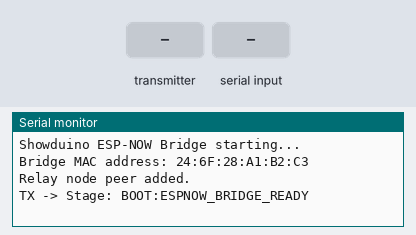
Simulated run of this sketch. Board: ESP32-C6. On the bench: the last lines printed to the serial monitor. The test bench sets the inputs (shaded band).

Above: at 1.7 s.
1.8 s: the transmitter starts sending nodeType = HELLO
At 2.11 s:
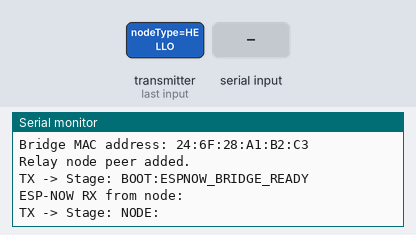
3.3 s: the transmitter starts sending command = HELLO
At 3.61 s:
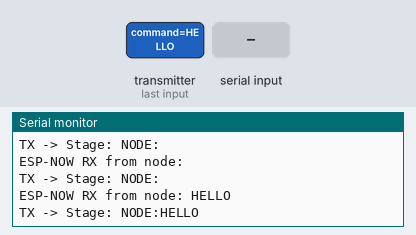
4.8 s: "BRIDGE:HELLO\n" received over the second serial link
At 5.11 s:
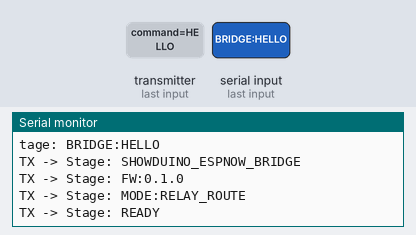
6.3 s: "HELLO\n" received over the second serial link
At 6.61 s:
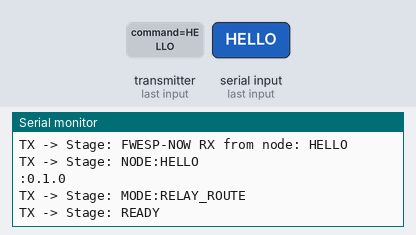
7.8 s: "STATUS:REQUEST\n" received over the second serial link
At 8.11 s:
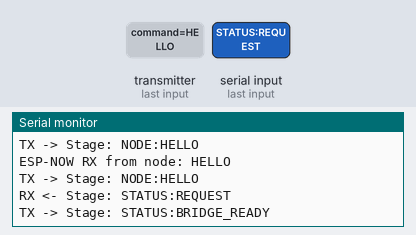
9.3 s: "RELAY:\n" received over the second serial link
At 9.61 s:
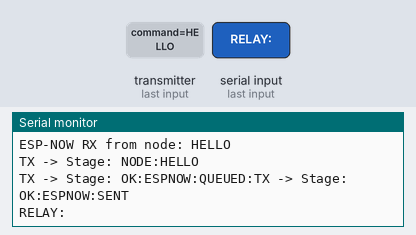

The sketch:

ShowduinoEspNowBridge.ino
```cpp
/*
  Showduino ESP-NOW Bridge

  Role:
  - Receives text commands from the ESP32-P4 Stage Engine over UART.
  - Sends relay commands wirelessly to ESP32 Relay Nodes using ESP-NOW.
  - Forwards basic status/ACK replies back to the Stage Engine.

  Upload target:
  - ESP32-C3 / ESP32-C6 / ESP32 / ESP32-S3 bridge board.
  - On the Waveshare ESP32-P4 board, this role can later move to the onboard ESP32-C6.

  Starter commands from Stage Engine:
    BRIDGE:HELLO
    RELAY:1:ON
    RELAY:1:OFF
    RELAY:1:PULSE:1000
    RELAY:ALL:OFF
    EMERGENCY:STOP
    EMERGENCY:CLEAR

  Important:
  - Update RELAY_NODE_MAC below with your relay node MAC address.
  - Relay node prints its MAC address on boot.
*/

#include <Arduino.h>
#include <WiFi.h>
#include <esp_now.h>

#define DEBUG_BAUD 115200
#define STAGE_BAUD 115200

// UART pins from P4 Stage Engine to this bridge.
// Change these when the final bridge wiring is chosen.
#define STAGE_RX_PIN 18
#define STAGE_TX_PIN 19

#define ESPNOW_CHANNEL 1
#define MAX_COMMAND_LENGTH 160

// Replace this with the relay node MAC printed by the relay node Serial Monitor.
uint8_t RELAY_NODE_MAC[] = { 0x24, 0x6F, 0x28, 0x00, 0x00, 0x00 };

String stageInputBuffer = "";
bool lastSendOk = false;

struct ShowduinoEspNowPacket {
  char nodeType[16];
  char command[96];
  uint32_t sequence;
};

uint32_t packetSequence = 0;

void sendToStage(const String &message) {
  Serial1.println(message);
  Serial.print("TX -> Stage: ");
  Serial.println(message);
}

/* Arduino-ESP32 3.3+ send callback (wifi_tx_info_t / esp_now_send_info_t).
 * Do not wrap this signature in #if inside a .ino — Arduino auto-prototypes break. */
void onEspNowSent(const esp_now_send_info_t *txInfo, esp_now_send_status_t status) {
  (void)txInfo;
  lastSendOk = (status == ESP_NOW_SEND_SUCCESS);
  sendToStage(lastSendOk ? "OK:ESPNOW:SENT" : "ERR:ESPNOW:SEND_FAILED");
}

void onEspNowReceived(const esp_now_recv_info_t *info, const uint8_t *incomingData, int len) {
  if (len != sizeof(ShowduinoEspNowPacket)) {
    sendToStage("ERR:ESPNOW:BAD_PACKET_SIZE");
    return;
  }

  ShowduinoEspNowPacket packet;
  memcpy(&packet, incomingData, sizeof(packet));

  Serial.print("ESP-NOW RX from node: ");
  Serial.println(packet.command);

  sendToStage(String("NODE:") + packet.command);
}

bool addRelayPeer() {
  esp_now_peer_info_t peerInfo = {};
  memcpy(peerInfo.peer_addr, RELAY_NODE_MAC, 6);
  peerInfo.channel = ESPNOW_CHANNEL;
  peerInfo.encrypt = false;

  if (esp_now_is_peer_exist(RELAY_NODE_MAC)) {
    return true;
  }

  esp_err_t result = esp_now_add_peer(&peerInfo);
  if (result != ESP_OK) {
    Serial.print("Failed to add ESP-NOW peer. Error: ");
    Serial.println(result);
    return false;
  }

  return true;
}

bool sendEspNowCommand(const String &command) {
  if (!addRelayPeer()) {
    sendToStage("ERR:ESPNOW:PEER_ADD_FAILED");
    return false;
  }

  ShowduinoEspNowPacket packet = {};
  strncpy(packet.nodeType, "RELAY", sizeof(packet.nodeType) - 1);
  strncpy(packet.command, command.c_str(), sizeof(packet.command) - 1);
  packet.sequence = ++packetSequence;

  esp_err_t result = esp_now_send(RELAY_NODE_MAC, (uint8_t *)&packet, sizeof(packet));

  if (result != ESP_OK) {
    sendToStage("ERR:ESPNOW:SEND_START_FAILED");
    return false;
  }

  sendToStage(String("OK:ESPNOW:QUEUED:") + command);
  return true;
}

void handleStageCommand(String command) {
  command.trim();
  if (command.length() == 0) return;

  Serial.print("RX <- Stage: ");
  Serial.println(command);

  if (command == "BRIDGE:HELLO" || command == "HELLO") {
    sendToStage("SHOWDUINO_ESPNOW_BRIDGE");
    sendToStage("FW:0.1.0");
    sendToStage("MODE:RELAY_ROUTE");
    sendToStage("READY");
    return;
  }

  if (command == "STATUS:REQUEST") {
    sendToStage("STATUS:BRIDGE_READY");
    return;
  }

  if (command.startsWith("RELAY:") || command.startsWith("EMERGENCY:")) {
    sendEspNowCommand(command);
    return;
  }

  sendToStage("ERR:BRIDGE:UNKNOWN_COMMAND");
}

void readStageSerial() {
  while (Serial1.available() > 0) {
    char c = (char)Serial1.read();

    if (c == '\n' || c == '\r') {
      if (stageInputBuffer.length() > 0) {
        handleStageCommand(stageInputBuffer);
        stageInputBuffer = "";
      }
    } else {
      stageInputBuffer += c;
      if (stageInputBuffer.length() > MAX_COMMAND_LENGTH) {
        stageInputBuffer = "";
        sendToStage("ERR:BRIDGE:COMMAND_TOO_LONG");
      }
    }
  }
}

void printMacAddress() {
  Serial.print("Bridge MAC address: ");
  Serial.println(WiFi.macAddress());
}

void setupEspNow() {
  WiFi.mode(WIFI_STA);
  WiFi.disconnect();

  printMacAddress();

  if (esp_now_init() != ESP_OK) {
    Serial.println("ESP-NOW init failed.");
    sendToStage("ERR:ESPNOW:INIT_FAILED");
    return;
  }

  esp_now_register_send_cb(onEspNowSent);
  esp_now_register_recv_cb(onEspNowReceived);

  if (addRelayPeer()) {
    Serial.println("Relay node peer added.");
  }
}

void setup() {
  Serial.begin(DEBUG_BAUD);
  delay(500);

  Serial.println();
  Serial.println("Showduino ESP-NOW Bridge starting...");

  Serial1.begin(STAGE_BAUD, SERIAL_8N1, STAGE_RX_PIN, STAGE_TX_PIN);

  setupEspNow();
  sendToStage("BOOT:ESPNOW_BRIDGE_READY");
}

void loop() {
  readStageSerial();
}
```

Measured:
- after the input at 1.8 s, the serial monitor: prints a new line at once (image 1)
- after the input at 3.3 s, the serial monitor: prints a new line at once (image 2)
- after the input at 4.8 s, the serial monitor: prints a new line at once (image 3)
- after the input at 6.3 s, the serial monitor: prints a new line at once (image 4)
- after the input at 7.8 s, the serial monitor: prints a new line at once (image 5)
- after the input at 9.3 s, the serial monitor: prints a new line at once (image 6)
